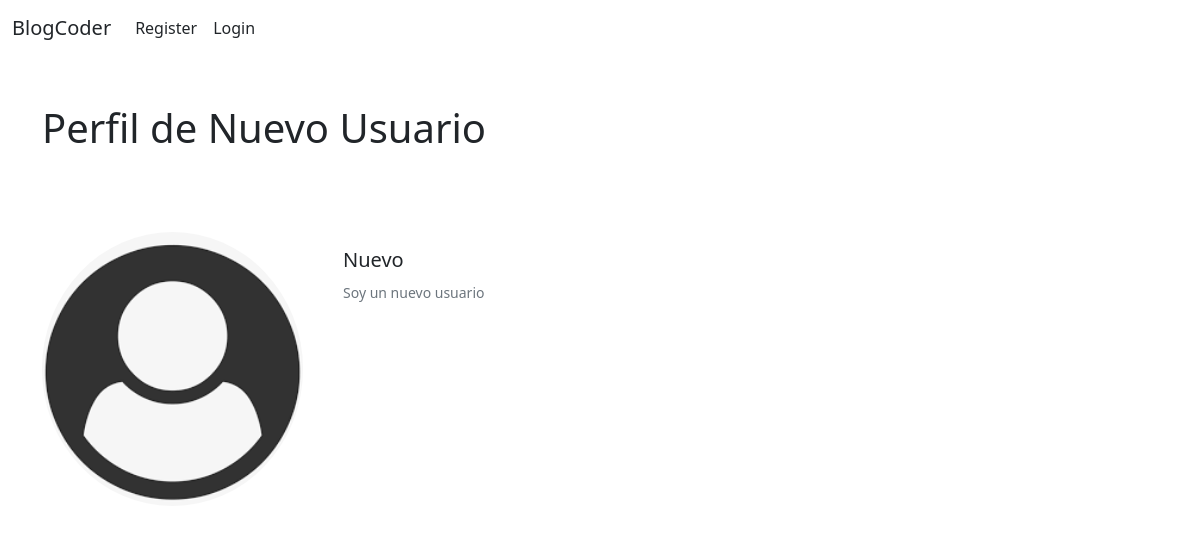
Screenshot of /users/6/profile/ with the database file from the repository.
### Blog/models.py (models this page shows, shortened)
class Profile(models.Model):
    user = models.OneToOneField(User, null=True, on_delete=models.CASCADE)
    bio = models.TextField()
    profile_pic = models.ImageField(null=True,blank=True,upload_to="images/profile/")
    twitter_url = models.CharField(max_length=255,null=True,blank=True)
    fb_url = models.CharField(max_length=255,null=True,blank=True)
    linkedin_url = models.CharField(max_length=255,null=True,blank=True)
    ig_url = models.CharField(max_length=255,null=True,blank=True)
    pin_url = models.CharField(max_length=255,null=True,blank=True)

### users/views.py (the view)
# urls.py: path('<int:pk>/profile/',ProfilePageView.as_view(),name="profile-page"),
class ProfilePageView(DetailView):
    model = Profile
    template_name = 'registration/user_profile.html'
    def get_context_data(self,*args, **kwargs):
        context= super(ProfilePageView,self).get_context_data(*args,**kwargs)
        page_user = get_object_or_404(Profile,id=self.kwargs['pk'])
        context["page_user"] = page_user
        return context

### users/templates/registration/user_profile.html
{%extends 'home.html'%}
{%load static%}
{%block content%}
<h1>Perfil de {{profile.user.first_name}} {{profile.user.last_name}}</h1><br><br><br>
<div class="card mb-3 border-0">
    <div class="row no-gutters">
      <div class="col-sm-3">
        {% if page_user.profile_pic %}
        <img src="{{page_user.profile_pic.url}}" class="card-img rounded-circle">
        {%else%}
        <img src="{% static 'Blog\images\index.png' %}" class="card-img rounded-circle">
        {%endif%}
        </div>
      <div class="col-sm-auto">
        <div class="card-body">
          <h5 class="card-title">{{page_user.user.first_name}}</h5>
          {%if page_user.bio%}
          <p class="card-text"><small class="text-muted">{{page_user.bio}}</small></p>
          {%else%}
          <p class="card-text"><small class="text-muted">No escribí mi bio todavía.</small></p>
          {%endif%}
        </div>
      </div>
    </div>
</div>
{%endblock%}

### rows the page displays
Profile: user.first_name "Nuevo", user.last_name "Usuario", bio "Soy un nuevo usuario"
